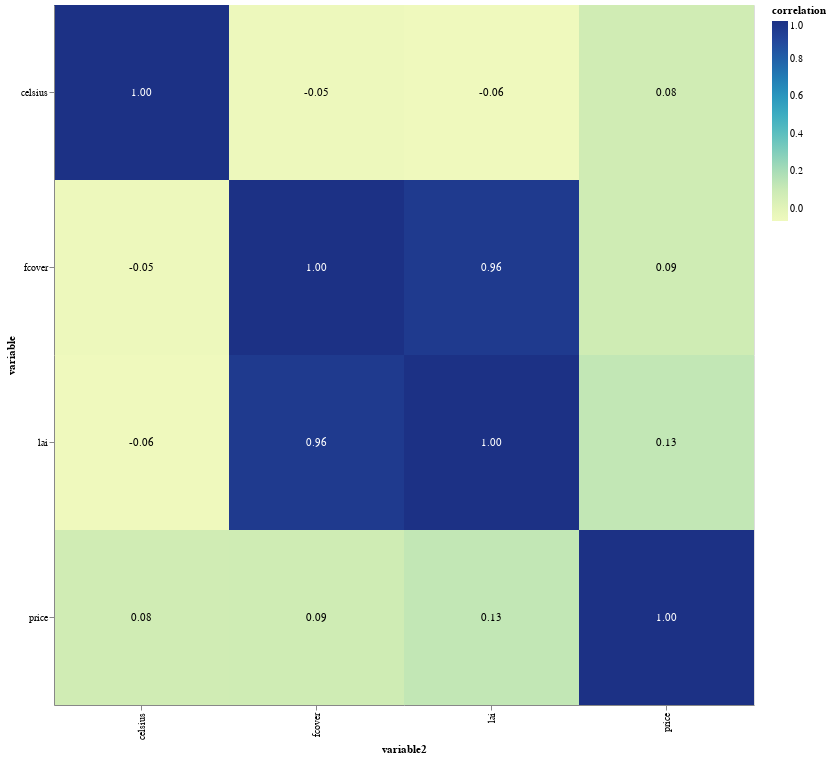

Notebook code for this chart:
### Code cell
base = at.Chart(cor_data).encode(
    x='variable2:O',
    y='variable:O'
)

text = base.mark_text().encode(
    text='correlation_label',
    color=at.condition(
        at.datum.correlation > 0.5,
        at.value('white'),
        at.value('black')
    )
)

cor_plot = base.mark_rect().encode(
    color='correlation:Q'
).properties(
    width=700,
    height=700
)

cor_plot + text

### Figure 1 — Vega-Lite specification as saved in the notebook (floating-point values rounded to 4 significant figures)
{"config": {"view": {"continuousWidth": 400, "continuousHeight": 300}}, "layer": [{"mark": "rect", "encoding": {"color": {"field": "correlation", "type": "quantitative"}, "x": {"field": "variable2", "type": "ordinal"}, "y": {"field": "variable", "type": "ordinal"}}, "height": 700, "width": 700}, {"mark": "text", "encoding": {"color": {"condition": {"value": "white", "test": "(datum.correlation > 0.5)"}, "value": "black"}, "text": {"field": "correlation_label", "type": "nominal"}, "x": {"field": "variable2", "type": "ordinal"}, "y": {"field": "variable", "type": "ordinal"}}}], "data": {"name": "data-3305846cfa150de88dbd9e753b3e380d"}, "$schema": "https://vega.github.io/schema/vega-lite/v4.17.0.json", "datasets": {"data-3305846cfa150de88dbd9e753b3e380d": [{"variable": "price", "variable2": "price", "correlation": 1.0, "correlation_label": "1.00"}, {"variable": "price", "variable2": "celsius", "correlation": 0.0829, "correlation_label": "0.08"}, {"variable": "price", "variable2": "lai", "correlation": 0.1306, "correlation_label": "0.13"}, {"variable": "price", "variable2": "fcover", "correlation": 0.08545, "correlation_label": "0.09"}, {"variable": "celsius", "variable2": "price", "correlation": 0.0829, "correlation_label": "0.08"}, {"variable": "celsius", "variable2": "celsius", "correlation": 1.0, "correlation_label": "1.00"}, {"variable": "celsius", "variable2": "lai", "correlation": -0.06425, "correlation_label": "-0.06"}, {"variable": "celsius", "variable2": "fcover", "correlation": -0.05096, "correlation_label": "-0.05"}, {"variable": "lai", "variable2": "price", "correlation": 0.1306, "correlation_label": "0.13"}, {"variable": "lai", "variable2": "celsius", "correlation": -0.06425, "correlation_label": "-0.06"}, {"variable": "lai", "variable2": "lai", "correlation": 1.0, "correlation_label": "1.00"}, {"variable": "lai", "variable2": "fcover", "correlation": 0.9582, "correlation_label": "0.96"}, {"variable": "fcover", "variable2": "price", "correlation": 0.08545, "correlation_label": "0.09"}, {"variable": "fcover", "variable2": "celsius", "correlation": -0.05096, "correlation_label": "-0.05"}, {"variable": "fcover", "variable2": "lai", "correlation": 0.9582, "correlation_label": "0.96"}, {"variable": "fcover", "variable2": "fcover", "correlation": 1.0, "correlation_label": "1.00"}]}}
